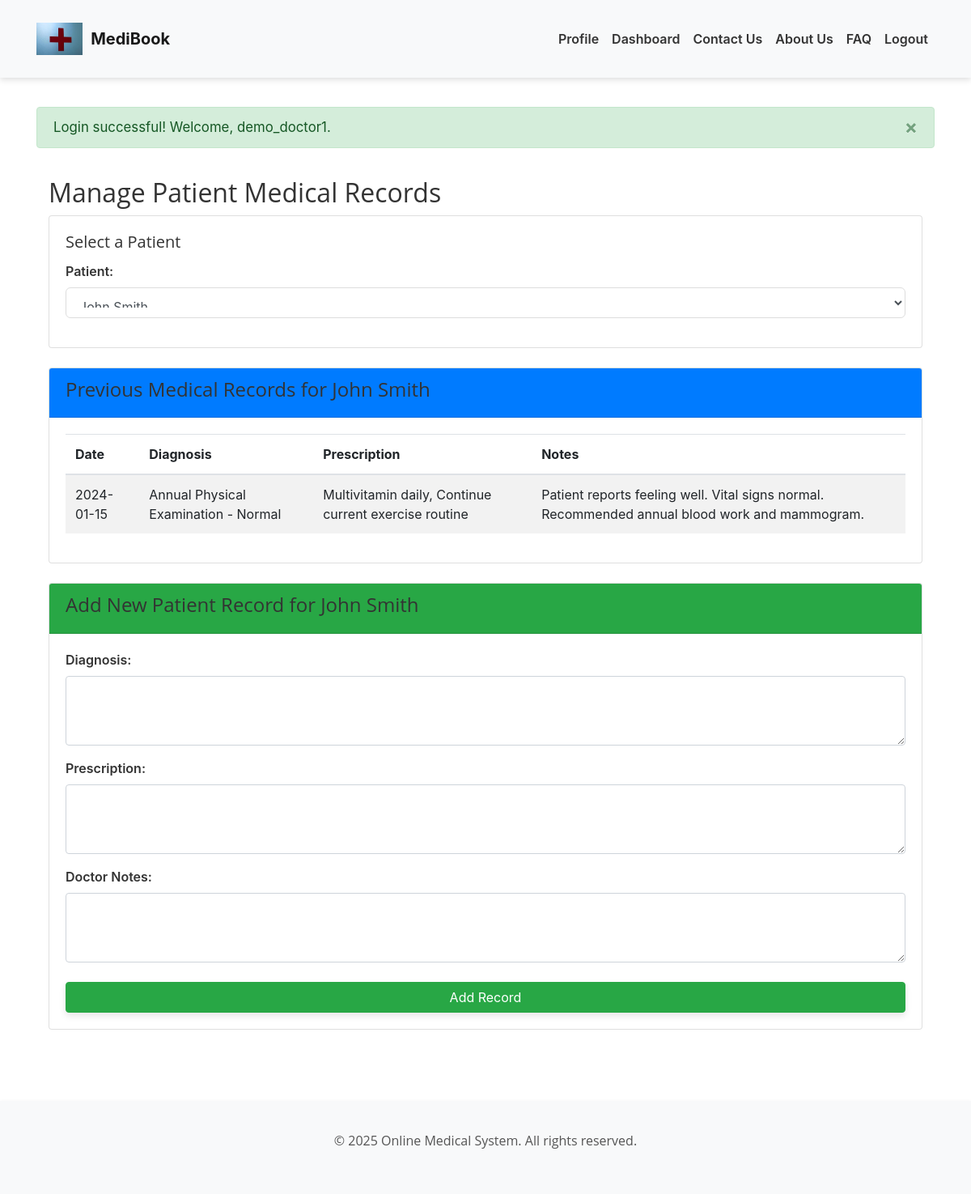
The page /medical_records.php?patient_id=1 (signed in) on the database its author committed.
### tables this page shows
CREATE TABLE users (
    user_id INT AUTO_INCREMENT PRIMARY KEY,
    username VARCHAR(50) UNIQUE NOT NULL,
    email VARCHAR(100) UNIQUE NOT NULL,
    password VARCHAR(255) NOT NULL,
    full_name VARCHAR(100) NOT NULL,
    role ENUM('patient', 'doctor', 'admin') NOT NULL,
    is_active TINYINT(1) DEFAULT 1,
    created_at TIMESTAMP DEFAULT CURRENT_TIMESTAMP,
    updated_at TIMESTAMP DEFAULT CURRENT_TIMESTAMP ON UPDATE CURRENT_TIMESTAMP
);

CREATE TABLE medical_records (
    record_id INT AUTO_INCREMENT PRIMARY KEY,
    patient_id INT NOT NULL,
    doctor_id INT NOT NULL,
    appointment_id INT,
    diagnosis TEXT,
    prescription TEXT,
    notes TEXT,
    record_date DATE NOT NULL,
    created_at TIMESTAMP DEFAULT CURRENT_TIMESTAMP,
    FOREIGN KEY (patient_id) REFERENCES patients(patient_id) ON DELETE CASCADE,
    FOREIGN KEY (doctor_id) REFERENCES doctors(doctor_id) ON DELETE CASCADE,
    FOREIGN KEY (appointment_id) REFERENCES appointments(appointment_id) ON DELETE SET NULL
);

### medical_records.php (the view, shortened to what this page needs)
<?php
require_once 'includes/header.php';
require_once 'includes/functions.php';
require_once 'includes/db_connect.php';
$doctor_user_id = $_SESSION['user_id'];
$doctor_id_stmt = $conn->prepare("SELECT doctor_id FROM doctors WHERE user_id = ?");
$doctor_id_stmt->bind_param("i", $doctor_user_id);
$doctor_id_stmt->execute();
$doctor_id_result = $doctor_id_stmt->get_result();
$doctor_id_row = $doctor_id_result->fetch_assoc();
$doctor_id = $doctor_id_row['doctor_id'];
$patients = [];
$sql = "
    SELECT pat.patient_id, u.full_name
    FROM patients pat
    JOIN users u ON pat.user_id = u.user_id
    ORDER BY u.full_name ASC
";
$result = $conn->query($sql);
if ($result && $result->num_rows > 0) {
    while ($row = $result->fetch_assoc()) {
        $patients[] = $row;
    }
} else {
    set_session_message('info', 'No patients found in the system.');
}
$form_data = $_SESSION['form_data'] ?? [];
$selected_patient_id = $_GET['patient_id'] ?? ($form_data['patient_id'] ?? null);
$patient_records = [];
$selected_patient_name = '';
if ($selected_patient_id) {
    $patient_name_stmt = $conn->prepare("
        SELECT u.full_name
        FROM patients p
        JOIN users u ON p.user_id = u.user_id
        WHERE p.patient_id = ?
    ");
    $patient_name_stmt->bind_param("i", $selected_patient_id);
    $patient_name_stmt->execute();
    $patient_name_result = $patient_name_stmt->get_result();
    if ($patient_name_row = $patient_name_result->fetch_assoc()) {
        $selected_patient_name = $patient_name_row['full_name'];
    }
    $stmt = $conn->prepare("
        SELECT
            record_id,
            record_date,
            diagnosis,
            prescription,
            notes
        FROM medical_records
        WHERE patient_id = ? AND doctor_id = ?
        ORDER BY record_date DESC
    ");
    if ($stmt) {
        $stmt->bind_param("ii", $selected_patient_id, $doctor_id);
        $stmt->execute();
        $result = $stmt->get_result();
        if ($result->num_rows > 0) {
            while ($row = $result->fetch_assoc()) {
                $patient_records[] = $row;
            }
        }
    }
}
?>
<section class="medical-records-section">
    <div class="container">
        <h2>Manage Patient Medical Records</h2>
        <div class="card mb-4">
            <div class="card-body">
                <h5 class="card-title">Select a Patient</h5>
                <form action="medical_records.php" method="GET" id="patientSelectForm">
                    <div class="form-group">
                        <label for="patient">Patient:</label>
                        <select id="patient" name="patient_id" class="form-control" onchange="document.getElementById('patientSelectForm').submit();" required>
                            <?php foreach ($patients as $patient): ?>
                                <option value="<?php echo htmlspecialchars($patient['patient_id']); ?>"
                                    <?php echo ($selected_patient_id == $patient['patient_id']) ? 'selected' : ''; ?>>
                                    <?php echo htmlspecialchars($patient['full_name']); ?>
                                </option>
                            <?php endforeach; ?>
                        </select>
                    </div>
                </form>
            </div>
        </div>
        <?php if ($selected_patient_id): ?>
            <div class="card mb-4">
                <div class="card-header bg-primary text-white">
                    <h4>Previous Medical Records for <?php echo htmlspecialchars($selected_patient_name); ?></h4>
                </div>
                <div class="card-body">
                    <?php if (!empty($patient_records)): ?>
                        <div class="table-responsive">
                            <table class="table table-striped table-hover">
                                <thead>
                                    <tr>
                                        <th>Date</th>
                                        <th>Diagnosis</th>
                                        <th>Prescription</th>
                                        <th>Notes</th>
                                    </tr>
                                </thead>
                                <tbody>
                                    <?php foreach ($patient_records as $record): ?>
                                        <tr>
                                            <td><?php echo htmlspecialchars($record['record_date']); ?></td>
                                            <td><?php echo nl2br(htmlspecialchars($record['diagnosis'])); ?></td>
                                            <td><?php echo nl2br(htmlspecialchars($record['prescription'])); ?></td>
                                            <td><?php echo nl2br(htmlspecialchars($record['notes'])); ?></td>
                                        </tr>
                                    <?php endforeach; ?>
                                </tbody>
                            </table>
                        </div>
                    <?php else: ?>
                        <p class="text-center text-muted">No previous medical records found for this patient.</p>
                    <?php endif; ?>
                </div>
            </div>
            <div class="card">
                <div class="card-header bg-success text-white">
                    <h4>Add New Patient Record for <?php echo htmlspecialchars($selected_patient_name); ?></h4>
                </div>
                <div class="card-body">
                    <form action="medical_records_process.php" method="POST" id="addRecordForm">
                        <div class="form-group mb-3">
                            <label for="diagnosis">Diagnosis:</label>
                            <textarea id="diagnosis" name="diagnosis" rows="3" class="form-control" required><?php echo htmlspecialchars($form_data['diagnosis'] ?? ''); ?></textarea>
                        </div>
                        <div class="form-group mb-3">
                            <label for="prescription">Prescription:</label>
                            <textarea id="prescription" name="prescription" rows="3" class="form-control" required><?php echo htmlspecialchars($form_data['prescription'] ?? ''); ?></textarea>
                        </div>
                        <div class="form-group mb-3">
                            <label for="notes">Doctor Notes:</label>
                            <textarea id="notes" name="notes" rows="3" class="form-control" required><?php echo htmlspecialchars($form_data['notes'] ?? ''); ?></textarea>
                        </div>
                        <button type="submit" class="btn btn-success btn-block mt-4">Add Record</button>
                    </form>
                </div>
            </div>
        <?php else: ?>
            <p class="text-center text-muted mt-5">Please select a patient from the list above to view their medical history and add a new record.</p>
        <?php endif; ?>
    </div>
</section>
<?php
include_once 'includes/footer.php';
?>

### assets/css/style.css (style rules this page uses)
:root { --primary-blue: #007bff; --primary-dark-blue: #0056b3; --secondary-gray: #6c757d; --accent-purple: #6f42c1; --text-dark: #333; --text-light: #fff; --background-light: #f8f9fa; --border-light: #ddd; --shadow-light: rgba(0,0,0,0.1); }
body { font-family: 'Open Sans', Arial, sans-serif; line-height: 1.7; background-image: url('assets/images/hero-bg.jpeg'); background-attachment: fixed; background-size: cover; background-position: center; color: var(--text-dark); display: flex; flex-direction: column; min-height: 100vh; padding-top: 56px; overflow-x: hidden; }
.container { max-width: 1140px; margin: 0 auto; padding: 20px; }
h1, h2, h3, h4, h5, h6 { font-family: 'Open Sans', sans-serif; font-weight: 700; line-height: 1.2; color: var(--text-dark); }
.btn { padding: 12px 25px; border-radius: 8px; text-decoration: none; color: var(--text-light); background-color: var(--primary-blue); border: 1px solid var(--primary-blue); cursor: pointer; font-size: 17px; font-weight: 600; transition: background-color 0.3s ease, transform 0.2s ease, box-shadow 0.3s ease; box-shadow: 0 4px 8px rgba(0,0,0,0.1); }
.form-group { margin-bottom: 25px; }
.form-group label { display: block; margin-bottom: 8px; font-weight: 600; color: var(--text-dark); }
.form-group input, .form-group select { width: 100%; padding: 12px; border: 1px solid var(--border-light); border-radius: 6px; box-sizing: border-box; font-size: 1rem; transition: border-color 0.3s ease, box-shadow 0.3s ease; }

### rows shown on the page
users: full_name "John Smith"
medical_records: record_date "2024-01-15", diagnosis "Annual Physical Examination - Normal", prescription "Multivitamin daily, Continue current exercise routine", notes "Patient reports feeling well. Vital signs normal. Recommended annual blood work and mammogram."

### other values the page prints
implode('<br>', $messages) "Login successful! Welcome, demo_doctor1."
form field patient_id "John Smith"
